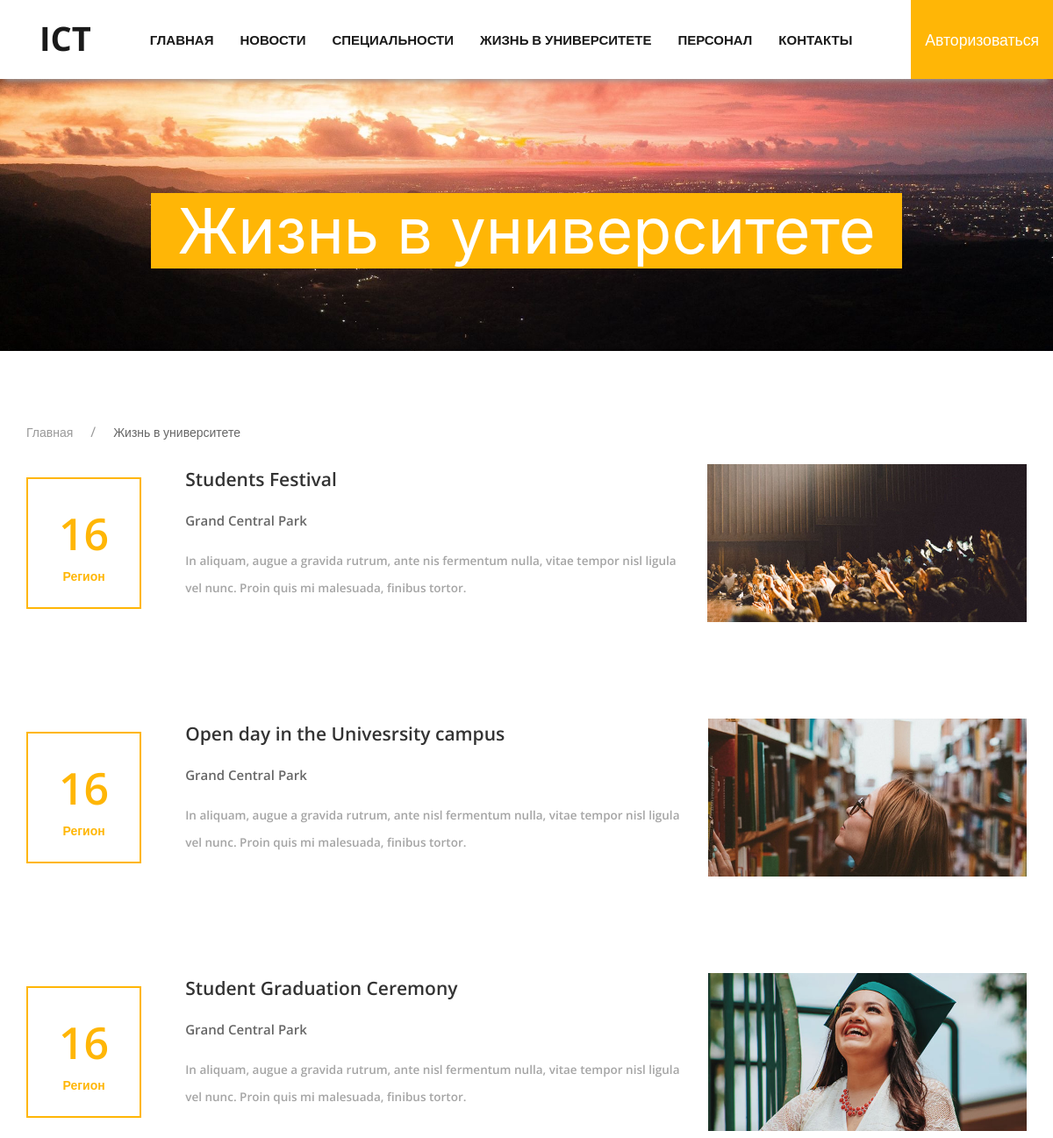
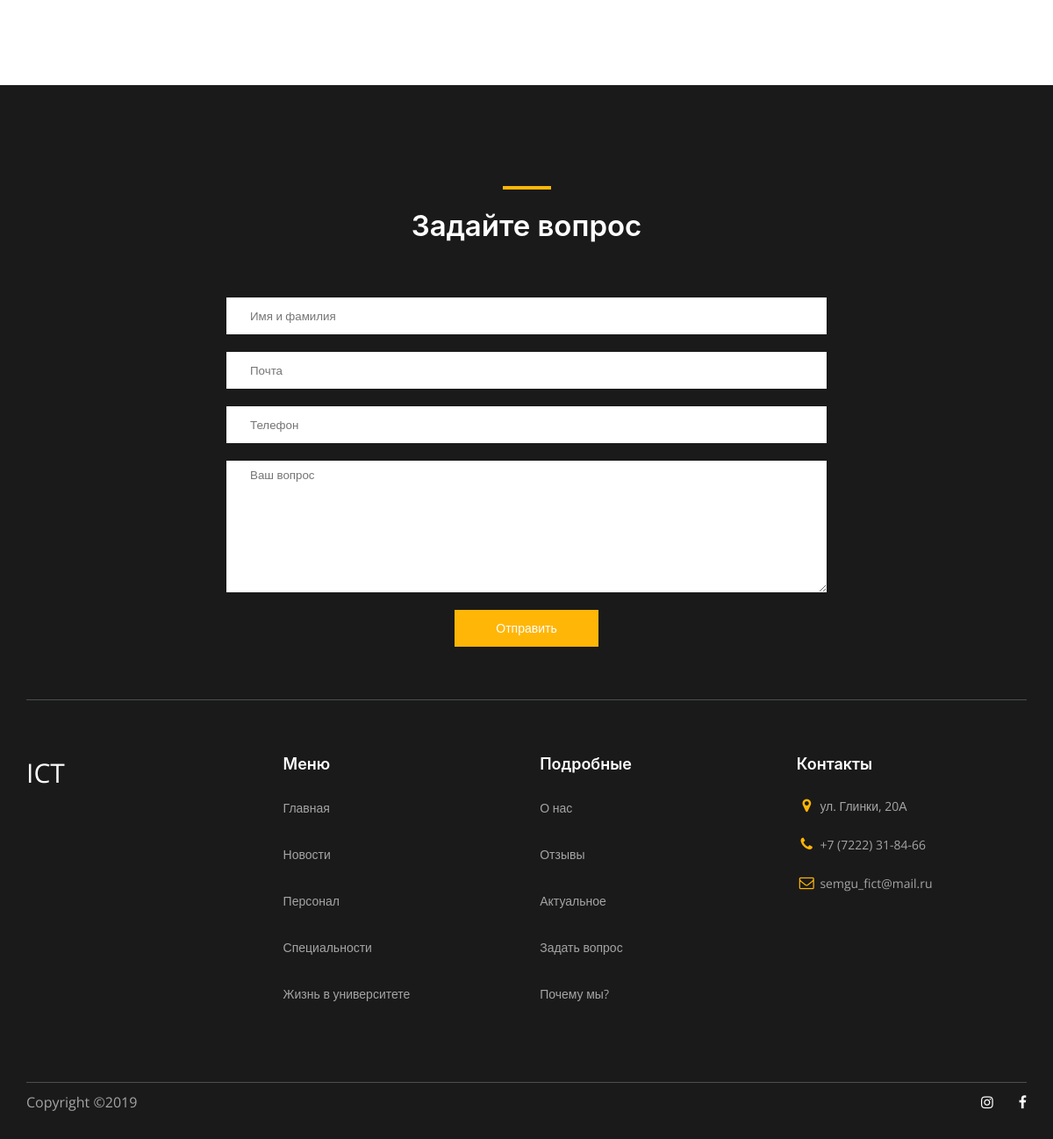
/student-life/, run on the app's committed database (2 pictures, top to bottom).
### ICTapp/models.py (models this page shows, shortened)
class Information(models.Model):
   title = models.CharField(max_length=100)
   text = models.TextField()
   location = models.CharField(max_length=100)
   img_main = models.ImageField(upload_to='posts_images', blank=True)
   img_1 = models.ImageField(upload_to='event_images', blank=True)
   img_2 = models.ImageField(upload_to='event_images', blank=True)
   img_3 = models.ImageField(upload_to='event_images', blank=True)
   date = models.DateTimeField(default=timezone.now)
   def get_absolute_url(self):
      return reverse('information_detail_url', kwargs={'pk':self.pk})

### ICTapp/views.py (the view)
# urls.py: path('student-life/', informations, name='informations_url'),
def informations(request):
   informations = Information.objects.all()
   return render(request, 'ICTapp/informations.html', context={'informations': informations})

### ICTapp/forms.py
class QuestionForm(forms.ModelForm):
   class Meta:
      model = Question
      fields = ('full_name', 'email', 'phone', 'text')
   def __init__(self, *args, **kwargs):
      super(QuestionForm, self).__init__(*args, **kwargs)
      self.fields['full_name'].label = "Имя Фамилия"
      self.fields['email'].label = "Эмэйл"
      self.fields['phone'].label = "Номер телефона"
      self.fields['text'].label = "Вопрос"

### ICTapp/context_processors.py (called while the page is built)
def question_form(request):
   if request.method == 'POST':
      bound_form = QuestionForm(request.POST)
      if bound_form.is_valid():
         bound_form.save()
         messages.success(request, f'Ваш вопрос принят. Прошу ожидайте ответа')
   return {'question_form': QuestionForm()}

### ICTapp/templates/ICTapp/informations.html (shortened to what this page needs)
{% extends 'base.html' %}
{% block content %}
   <div class="app-header parallax-window" data-parallax="scroll" data-image-src="/media/background-images/student-life.jpg">
      <h1>Жизнь в университете</h1>
   </div>
   <section id="information" class="information section">
      <div class="wrapper">
         <ul class="uk-breadcrumb breadcrumb">
            <li><a href="{% url 'home_url' %}">Главная</a></li>
            <li><span>Жизнь в университете</span></li>
         </ul>
         <div class="information-box">
            {% for information in informations %}
               <div class="information-box__item flex j-sb flex-align-center">
                  <p class="information-box__date">16 <span>Регион</span></p>
                  <div class="information-box__text">
                     <h3 class="information-box__title text-title">
                        <a class="transition" href="{{ information.get_absolute_url }}">{{ information.title }}</a>
                     </h3>
                     <p class="information-box__location text-title">{{ information.location }}</p>
                     <p class="text-desc">{{ information.text }}</p>
                  </div>
                  <div class="information-box__img hidden-information-box__img">
                     <img src="{{ information.img_main.url }}" alt="news">
                  </div>
               </div>
            {% endfor %}
         </div>
      </div>
   </section>
{% endblock content %}

### ICTapp/static/css/main.css (style rules this page uses)
* { margin: 0; padding: 0; -webkit-box-sizing: border-box; box-sizing: border-box; font-family: 'Open Sans', sans-serif; text-shadow: rgba(0, 0, 0, .01) 0 0 1px; }
.responsive-links.section, .news-section.section, .information.section, .speciality.section, .specialty.section, .teachers.section { margin: 80px 0; }
.flex { display: -webkit-box; display: -ms-flexbox; display: flex; }
.j-sb { -webkit-box-pack: justify; -ms-flex-pack: justify; justify-content: space-between; }
.flex-align-center { -webkit-box-align: center; -ms-flex-align: center; align-items: center; }
.section { margin: 110px 0 80px; }
.transition { -webkit-transition: all 0.3s; transition: all 0.3s; }
.text-title { font-size: 21px; font-weight: 600; }
.text-desc { color: #a5a5a5; font-weight: 600; font-size: 13.5px; line-height: 2.29; }
.wrapper { max-width: 1170px; margin: 0 auto; padding: 0 15px; }
.information-box__item { margin-bottom: 100px; }
.information-box__date { padding: 25px 35px; margin-right: 50px; font-size: 50px; border: solid 2px #ffb606; font-weight: 600; color: #ffb606; text-align: center; }
.information-box__date span { display: block; font-size: 14px; }
.information-box__text { margin-right: 30px; }
.information-box__title a { color: inherit; text-decoration: none; }
.information-box__location { font-size: 15px; margin-top: 5px; margin-bottom: 19px; }
.information-box__img { width: 50%; height: 180px; overflow: hidden; }
.information-box__img img { width: 100%; min-height: 100%; }
.subscribe input { padding: 0 27px; }
.subscribe input, .subscribe textarea { width: 60%; height: 42px; border: none; font-weight: 500; color: #1a1a1a; outline: none; }
.subscribe textarea { min-height: 35px; height: 150px; resize: vertical; padding: 7px 27px; }
.app-header { background-repeat: no-repeat; background-size: cover; text-align: center; height: 400px; }
.app-header h1 { background: #ffb606; font-size: 72px; font-weight: 400; color: #fff; display: inline-block; padding: 0 30px; margin-top: 220px; }

### data on the page
Information: title "Students Festival", location "Grand Central Park", text "In aliquam, augue a gravida rutrum, ante nis fermentum nulla, vitae tempor nisl ligula vel nunc. Proin quis mi malesuada, finibus tortor.", img_main (picture)
Information: title "Open day in the Univesrsity campus", location "Grand Central Park", text "In aliquam, augue a gravida rutrum, ante nisl fermentum nulla, vitae tempor nisl ligula vel nunc. Proin quis mi malesuada, finibus tortor.", img_main (picture)
Information: title "Student Graduation Ceremony", location "Grand Central Park", text "In aliquam, augue a gravida rutrum, ante nisl fermentum nulla, vitae tempor nisl ligula vel nunc. Proin quis mi malesuada, finibus tortor.", img_main (picture)
